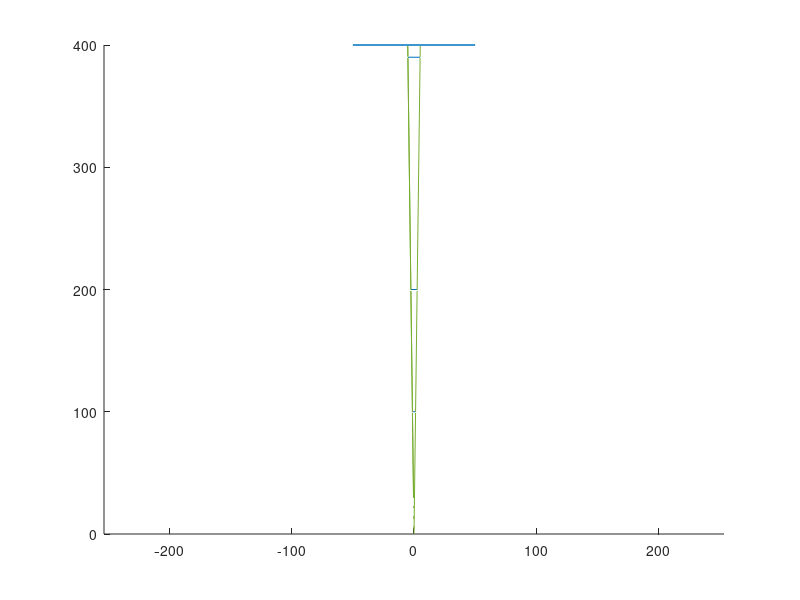

Recreate this plot in MATLAB.
 line([-50 50],[400 400],[50 50])
line([-50 50],[400 400],[50 50])
line([-50 50],[400 400],[-50 -50])
line([50 50],[400 400],[-50 50])
line([-50 -50],[400 400],[-50 50])



line([-5 5],[390 390],[5 5])
line([-5 5],[390 390],[-5 -5])
line([-5 -5],[390 390],[-5 5])
line([5 5],[390 390],[-5 5])
ratio=200/390;

line([-5*ratio 5*ratio],[ratio*390 ratio*390],[5*ratio 5*ratio])
line([-5*ratio 5*ratio],[ratio*390 ratio*390],[-5*ratio -5*ratio])
line([-5*ratio -5*ratio],[ratio*390 ratio*390],[-5*ratio 5*ratio])
line([5*ratio 5*ratio],[ratio*390 ratio*390],[-5*ratio 5*ratio])
ratio=100/390;
line([-5*ratio 5*ratio],[ratio*390 ratio*390],[5*ratio 5*ratio])
line([-5*ratio 5*ratio],[ratio*390 ratio*390],[-5*ratio -5*ratio])
line([-5*ratio -5*ratio],[ratio*390 ratio*390],[-5*ratio 5*ratio])
line([5*ratio 5*ratio],[ratio*390 ratio*390],[-5*ratio 5*ratio])
%{
line([5 5],[380 380],[-5 5])
line([-5 -5],[380 380],[-5 5])
line([5 -5],[380 380],[5 5])
line([-5 5],[380 380],[5 5])
line([-5 5],[380 380],[-5 -5])
line([-5 -5],[380 390],[-5 -5])
line([-5 -5],[380 390],[5 5])
line([5 5],[380 390],[5 5])
line([5 5],[380 390],[-5 -5])
%}
ratio=400/390;
hold
line([-5*ratio 5*ratio],[ratio*390 ratio*390],[5*ratio 5*ratio],'color','green')
line([-5*ratio 5*ratio],[ratio*390 ratio*390],[-5*ratio -5*ratio],'color','green')
line([-5*ratio -5*ratio],[ratio*390 ratio*390],[-5*ratio 5*ratio],'color','green')
line([5*ratio 5*ratio],[ratio*390 ratio*390],[-5*ratio 5*ratio],'color','green')
plot3(-5*ratio,400,-5*ratio,'.','color','green');
plot3(5*ratio,400,-5*ratio,'.','color','green');
plot3(-5*ratio,400,5*ratio,'.','color','green');
plot3(5*ratio,400,5*ratio,'.','color','green');
line([0 ratio*5],[0 400],[0 ratio*5])
line([0 ratio*-5],[0 400],[0 ratio*-5])
line([0 ratio*-5],[0 400],[0 ratio*5])
line([0 ratio*5],[0 400],[0 ratio*-5])
axis equal